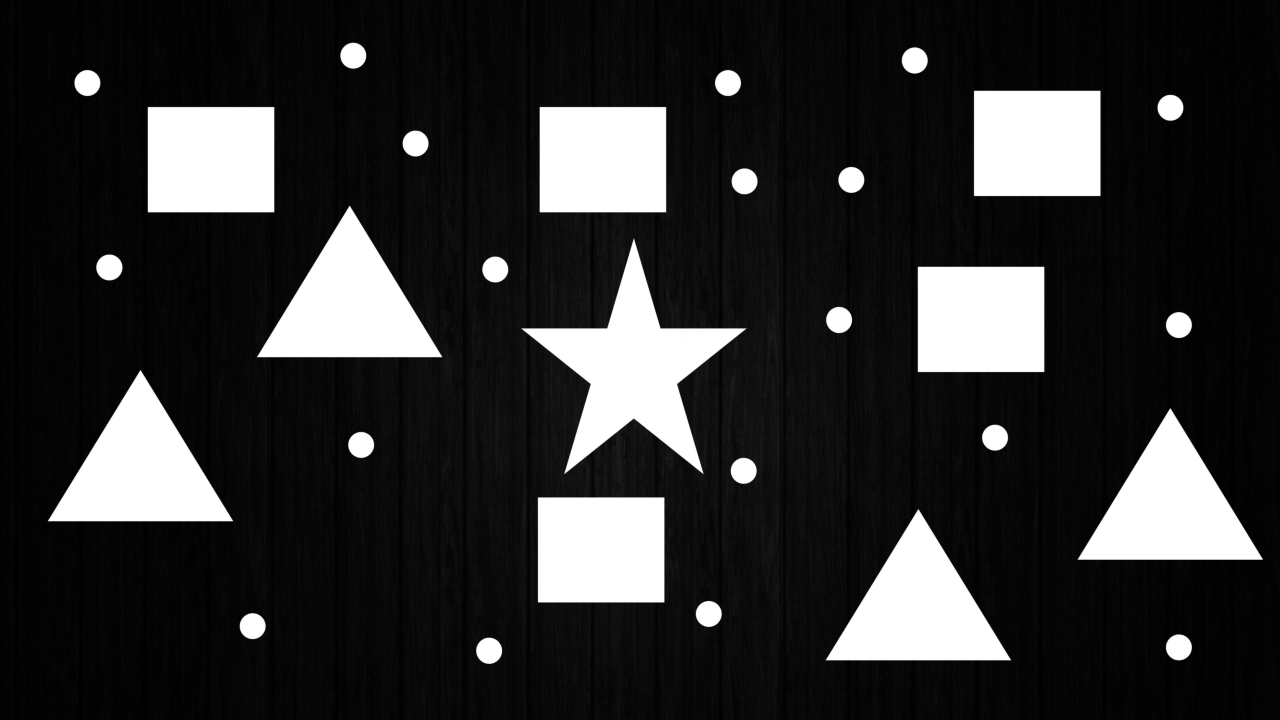
#> input picture Assignment 1/Shapes.png, 1280 x 720 px
$ python connected_components.py
#> lines starting #> are read from the running program, lines starting #| are printed output that depends on the picture; after the words box and inside, x2 and y2 are one past the last pixel; in counts of white or black regions, pixels touching at a corner belong together
### Assignment 1/otsus_binarization.py
import numpy as np
import cv2
import matplotlib.pyplot as plt
from histogram_computation import histogram_function


#################################### Mathematical function for otsu's binarization ####################################

def otsus_binarization(image_gray):
    within = []
    between = []
    total_variance = []
    row, col = np.shape(image_gray)
    # Histogram evaluation using first problem's function
    x, histg = histogram_function(image_gray)
    for i in range(256):
        x, y = np.split(histg, [i])
        x1 = np.sum(x)/(image_gray.shape[0]*image_gray.shape[1])
        y1 = np.sum(y) /(image_gray.shape[0]* image_gray.shape[1])
        x2 = np.sum([j*t for j,t in enumerate(x)])/np.sum(x)
        x2 = np.nan_to_num(x2)
        y2 = np.sum([(j)*t for j,t in enumerate(y)])/np.sum(y)
        x3 = np.sum([(j-x2)**2*t for j,t in enumerate(x)])/np.sum(x)
        x3 = np.nan_to_num(x3)
        y3 = np.sum([(j-y2)**2*t for j,t in enumerate(y)])/np.sum(y)
        sigma2_w = x1*x3 + y1*y3
        within.append(sigma2_w)
        between.append(x1*y1*(x2-y2)*(x2-y2))
        total_variance.append(sigma2_w+x1*y1*(x2-y2)*(x2-y2))

    thresold_intra = np.argmin(within)
    thresold_inter= np.argmax(between)
    for i in range(row):
        for j in range(col):
            if image_gray[i,j]>=thresold_intra:
                image_gray[i,j]=1
            else:
                image_gray[i,j]=0
    return image_gray, thresold_intra, thresold_inter, within, between, total_variance

########################################################### Driver code ############################################
# [9 lines that do not run on import are left out]
    # [12 lines of commented-out code are left out]

### Assignment 1/histogram_computation.py
# import all libraries
import cv2
import numpy as np
import matplotlib.pyplot as plt


######################Histogram function###################

def histogram_function(img):
   row, col = img.shape
   y = [0 for i in range(256)]
   for i in range(0,row):
      for j in range(0,col):
         y[img[i,j]] = y[img[i,j]]+ 1
   x = [k for k in range(256)]
   return x, y


# [45 lines that do not run on import are left out]


### Assignment 1/connected_components.py

from otsus_binarization import otsus_binarization
import numpy as np
import matplotlib.pyplot as plt
import cv2

############################################# Function of connected components analysis ######################
def shape_count_function(img):
    img = cv2.cvtColor(img , cv2.COLOR_BGR2GRAY)
    img, thresold_intra,thresold_inter, within, between, total_variance = otsus_binarization(img)
    row, col = np.shape(img)
    R = np.zeros([row, col])
    k = 1
    for i in range(0,row):
        for j in range(0, col):
            if img[i,j] ==0:
                pass
            elif img[i,j]==1 and img[i, j-1]==0 and img[i-1,j]==0:
                R[i,j]= k
                k = k+1
            elif img[i,j]==1 and img[i-1,j]==1 and img[i, j-1]==0:
                R[i,j]=R[i-1,j]
            elif img[i,j]==1 and img[i-1,j]==0 and img[i, j-1]==1:
                R[i,j]=R[i,j-1]
            elif img[i,j]==1 and img[i-1,j]==1 and img[i, j-1]==1:
                if R[i, j-1] != R[i-1, j]:
                    R[R == max(R[i, j-1], R[i-1, j])] = min(R[i, j-1], R[i-1, j])
                    k = k-1
                R[i,j]=R[i-1,j]

    number_of_shapes=k-1
############################################### Count number of shapes and circles #########################################
    counter = [0 for i in range(k)]
    for i in range(row):
        for j in range(col):
            counter[int(R[i,j])] = counter[int(R[i,j])] + 1
    circle_count = 0
    number_of_shapes1 = 0
    for k in counter:
        if k>50:
            number_of_shapes1 = number_of_shapes1+ 1
        if k>500 and k<550:
            circle_count = circle_count+1
    number_of_shapes1 = number_of_shapes1 -1
    return number_of_shapes, circle_count, counter, number_of_shapes1

######################## Driver code ################################

if __name__ == '__main__':
    shape_image = cv2.imread("Shapes.png")
#> shape_image is the input picture: shape (720, 1280, 3); min 0, max 255, mean 47.2
    number_of_shapes, number_of_circles, counter, number_of_shapes1 = shape_count_function(shape_image)
#> after the loop in histogram_function, `for i in range(0,row):`: y = 256 values, max 137287 at index 255, min 8 at index 101, mean 3600
#> in otsus_binarization, `x, histg = histogram_function(image_gray)`: x = 256 values from 0 to 255; histg has the same summary as y in histogram_function
#> the loop in otsus_binarization, `for i in range(256):` made 256 passes
#> (x1, y1, x2, y2, x3, y3, sigma2_w) on passes 1, 10, 11: (0, 1, 0, 47.17, 0, 8319, 8319), (0.601, 0.399, 4.59, 102.3, 4.02, 13997.4, 5590.1), (0.642, 0.358, 4.87, 112.9, 4.92, 14265.3, 5114.3)
#> after the loop in otsus_binarization, `for i in range(256):`: between = 256 values, max 6582.5 at index 22, min 0 at index 0, mean 2263.1; total_variance = 256 values, max 8319 at index 0, min 158.2 at index 236, mean 2754.9; within = 256 values, max 8319 at index 0, min 55.82 at index 131, mean 491.7
#> in otsus_binarization, `thresold_intra = np.argmin(within)`: thresold_intra = 131
#> in otsus_binarization, `thresold_inter= np.argmax(between)`: thresold_inter = 22
#> after the loop in otsus_binarization, `for i in range(row):`: image_gray: shape (720, 1280); values 0 (black) and 1 (white), 16.3% white; 29 white regions, largest, box (x1, y1, x2, y2) and area: (522, 240, 746, 474) 17463, (1078, 409, 1263, 560) 14124, (257, 206, 442, 357) 14031
#> in shape_count_function, `img, thresold_intra,thresold_inter, within, between, total_variance = ..`: thresold_intra = 131; thresold_inter = 22
#> after the loop in shape_count_function, `for i in range(0,row):`:
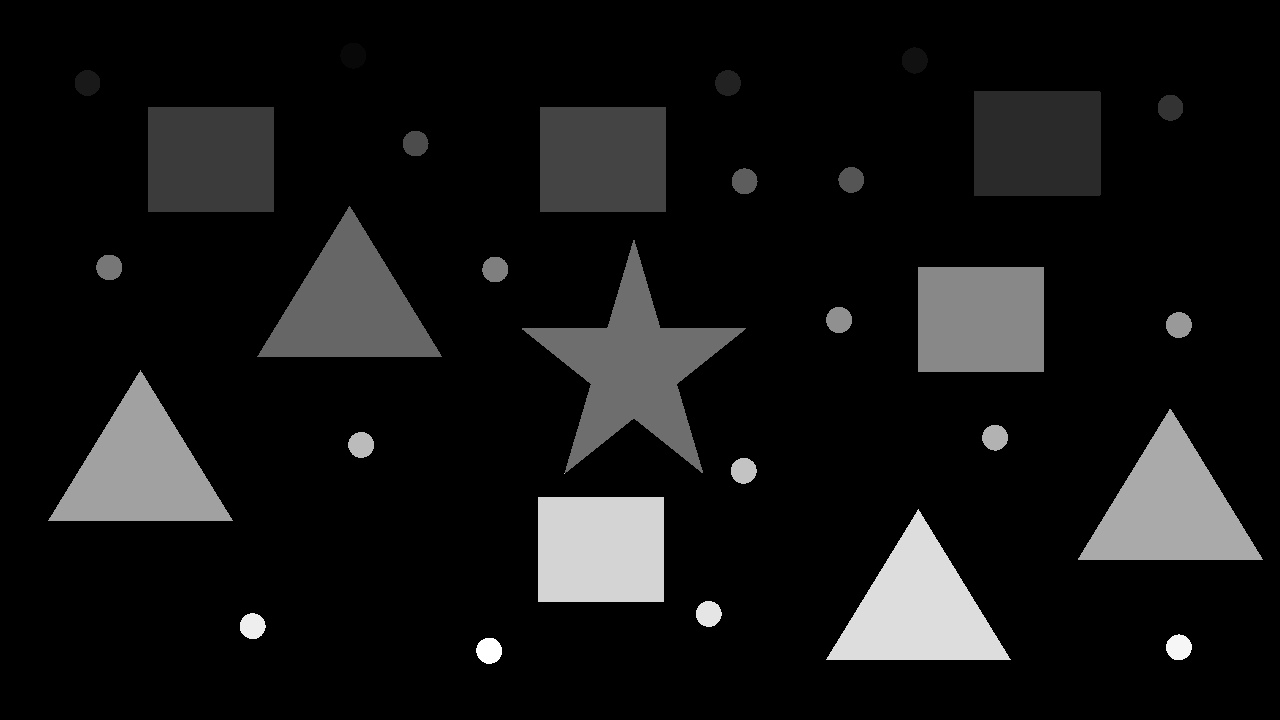
#> R: shape (720, 1280) float64; min 0, max 30, mean 2.5; drawn with min black and max white
#> number_of_shapes = 30; number_of_circles = 19; counter = 31 values, max 771769 at index 0, min 1 at index 24, mean 29729; number_of_shapes1 = 29
    print('Number of shapes:',number_of_shapes1, '\nNumber of circles:',number_of_circles)
#| Number of shapes: 29
#| Number of circles: 19
